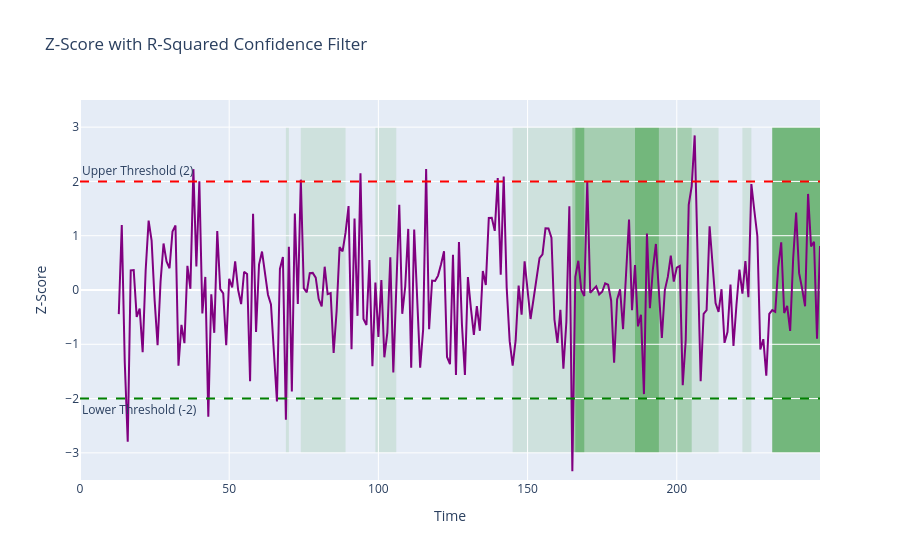

Write notebook code for a chart like this one.
### Code cell
def main():
    df = create_index()
    df = GXY_log_returns(df)
    df = pair_log_returns(df, PAIR)
    df, coef, intercept = regression(df, PAIR)
    # df = test_linearity(df, coef, intercept, "PAIR")
    halflife = calculate_halflife(df['Residuals'])
    if not np.isfinite(halflife): halflife = 20
    std_dev = std_from_residuals(df['Residuals'])
    plot_residuals_with_std(df, df['Residuals'], std_dev)
    zscore = calculate_rolling_zscore(df['Residuals'], window=round(halflife * 20))
    plot_zscore_with_confidence(zscore, df['Rolling_R2'])
    plt.figure(figsize=(25, 6))
    plt.plot(df.Rolling_R2)

    return df

df = main()
# plt.figure(figsize=(12, 6))
# plt.plot(df["time"], df["GBP_Index_Returns"], label="GBP Index", color='blue')
# plt.plot(df["time"], df["GBPUSD_Returns"], label="GBPUSD", color='red')

### Figure 1 — Plotly figure (JSON) as saved in the notebook; plotly's stock layout.template omitted (floating-point values rounded to 4 significant figures; data arrays with more than 128 entries replaced by an {"elided": "..."} marker saying what was removed)
{"data": [{"line": {"color": "purple", "width": 2}, "mode": "lines", "name": "Z-Score", "type": "scatter", "x": {"elided": "249 int values"}, "y": {"elided": "249 float values"}}], "layout": {"annotations": [{"showarrow": false, "text": "Upper Threshold (2)", "x": 0, "xanchor": "left", "xref": "x domain", "y": 2, "yanchor": "bottom", "yref": "y"}, {"showarrow": false, "text": "Lower Threshold (-2)", "x": 0, "xanchor": "left", "xref": "x domain", "y": -2, "yanchor": "top", "yref": "y"}], "legend": {"orientation": "h", "x": 1, "xanchor": "right", "y": 1.02, "yanchor": "bottom"}, "shapes": [{"fillcolor": "rgba(0, 128, 0, 0.1)", "layer": "below", "line": {"width": 0}, "name": "High Confidence > 0.55", "type": "rect", "x0": 69, "x1": 70, "xref": "x", "y0": -3, "y1": 3, "yref": "y"}, {"fillcolor": "rgba(0, 128, 0, 0.1)", "layer": "below", "line": {"width": 0}, "name": "High Confidence > 0.55", "type": "rect", "x0": 74, "x1": 89, "xref": "x", "y0": -3, "y1": 3, "yref": "y"}, {"fillcolor": "rgba(0, 128, 0, 0.1)", "layer": "below", "line": {"width": 0}, "name": "High Confidence > 0.55", "type": "rect", "x0": 93, "x1": 93, "xref": "x", "y0": -3, "y1": 3, "yref": "y"}, {"fillcolor": "rgba(0, 128, 0, 0.1)", "layer": "below", "line": {"width": 0}, "name": "High Confidence > 0.55", "type": "rect", "x0": 96, "x1": 96, "xref": "x", "y0": -3, "y1": 3, "yref": "y"}, {"fillcolor": "rgba(0, 128, 0, 0.1)", "layer": "below", "line": {"width": 0}, "name": "High Confidence > 0.55", "type": "rect", "x0": 99, "x1": 106, "xref": "x", "y0": -3, "y1": 3, "yref": "y"}, {"fillcolor": "rgba(0, 128, 0, 0.1)", "layer": "below", "line": {"width": 0}, "name": "High Confidence > 0.55", "type": "rect", "x0": 145, "x1": 214, "xref": "x", "y0": -3, "y1": 3, "yref": "y"}, {"fillcolor": "rgba(0, 128, 0, 0.1)", "layer": "below", "line": {"width": 0}, "name": "High Confidence > 0.55", "type": "rect", "x0": 220, "x1": 220, "xref": "x", "y0": -3, "y1": 3, "yref": "y"}, {"fillcolor": "rgba(0, 128, 0, 0.1)", "layer": "below", "line": {"width": 0}, "name": "High Confidence > 0.55", "type": "rect", "x0": 222, "x1": 225, "xref": "x", "y0": -3, "y1": 3, "yref": "y"}, {"fillcolor": "rgba(0, 128, 0, 0.1)", "layer": "below", "line": {"width": 0}, "name": "High Confidence > 0.55", "type": "rect", "x0": 232, "x1": 248, "xref": "x", "y0": -3, "y1": 3, "yref": "y"}, {"fillcolor": "rgba(0, 128, 0, 0.2)", "layer": "below", "line": {"width": 0}, "name": "High Confidence > 0.65", "type": "rect", "x0": 165, "x1": 205, "xref": "x", "y0": -3, "y1": 3, "yref": "y"}, {"fillcolor": "rgba(0, 128, 0, 0.2)", "layer": "below", "line": {"width": 0}, "name": "High Confidence > 0.65", "type": "rect", "x0": 232, "x1": 248, "xref": "x", "y0": -3, "y1": 3, "yref": "y"}, {"fillcolor": "rgba(0, 128, 0, 0.3)", "layer": "below", "line": {"width": 0}, "name": "Very High Confidence > 0.70", "type": "rect", "x0": 166, "x1": 169, "xref": "x", "y0": -3, "y1": 3, "yref": "y"}, {"fillcolor": "rgba(0, 128, 0, 0.3)", "layer": "below", "line": {"width": 0}, "name": "Very High Confidence > 0.70", "type": "rect", "x0": 186, "x1": 194, "xref": "x", "y0": -3, "y1": 3, "yref": "y"}, {"fillcolor": "rgba(0, 128, 0, 0.3)", "layer": "below", "line": {"width": 0}, "name": "Very High Confidence > 0.70", "type": "rect", "x0": 232, "x1": 248, "xref": "x", "y0": -3, "y1": 3, "yref": "y"}, {"line": {"color": "red", "dash": "dash"}, "type": "line", "x0": 0, "x1": 1, "xref": "x domain", "y0": 2, "y1": 2, "yref": "y"}, {"line": {"color": "green", "dash": "dash"}, "type": "line", "x0": 0, "x1": 1, "xref": "x domain", "y0": -2, "y1": -2, "yref": "y"}], "title": {"text": "Z-Score with R-Squared Confidence Filter"}, "xaxis": {"title": {"text": "Time"}}, "yaxis": {"range": [-3.5, 3.5], "title": {"text": "Z-Score"}}}}
